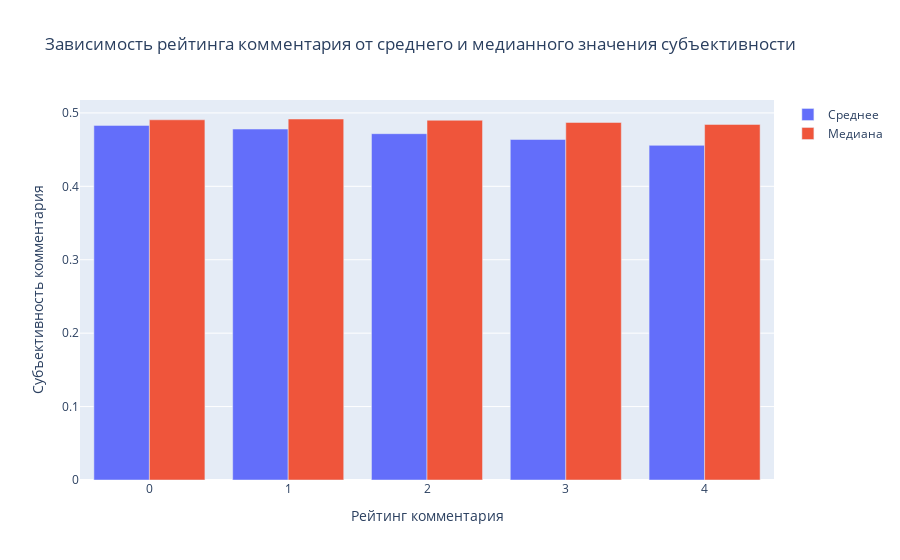

Write notebook code for a chart like this one.
### Markdown cell above
Теперь оценим влияние фактора субъективности текста.

### Code cell
# сгруппируем данные для удобства
subjectivity_score_df = train_df.groupby('score')['text_blob_subject'].agg(['mean', 'median']).round(4).reset_index()

# строим график
subjectivity_score_plot = go.Figure()

# для среднего
subjectivity_score_plot.add_trace(go.Bar(
   x=subjectivity_score_df['score'],
   y=subjectivity_score_df['mean'],
   name='Среднее')
)

# для медианы
subjectivity_score_plot.add_trace(go.Bar(
   x=subjectivity_score_df['score'],
   y=subjectivity_score_df['median'],
   name='Медиана')
)

subjectivity_score_plot.update_layout(
   title='Зависимость рейтинга комментария от среднего и медианного значения субъективности',
   xaxis_title='Рейтинг комментария',
   yaxis_title='Субъективность комментария'
)

### Figure 1 — Plotly figure (JSON) as saved in the notebook; plotly's stock layout.template omitted (floating-point values rounded to 4 significant figures)
{"data": [{"name": "Среднее", "type": "bar", "x": [0, 1, 2, 3, 4], "y": [0.483, 0.478, 0.4717, 0.4638, 0.4558]}, {"name": "Медиана", "type": "bar", "x": [0, 1, 2, 3, 4], "y": [0.4906, 0.4917, 0.49, 0.487, 0.4843]}], "layout": {"title": {"text": "Зависимость рейтинга комментария от среднего и медианного значения субъективности"}, "xaxis": {"title": {"text": "Рейтинг комментария"}}, "yaxis": {"title": {"text": "Субъективность комментария"}}}}
